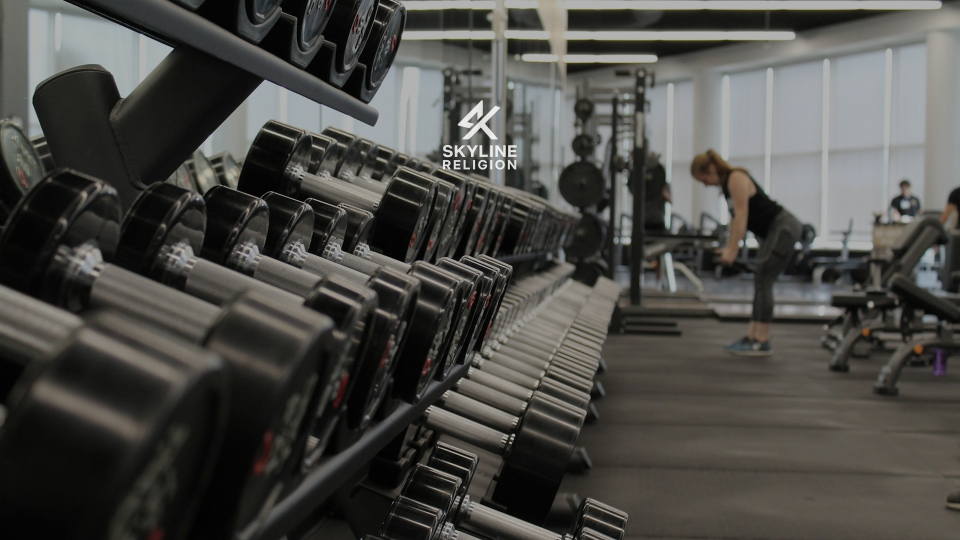
#> input picture assets/art/gym-art.jpg, 1920 x 1080 px, given in place of 03-black-hoodie-hanger-front.jpg, which was not available (shown at 1/2 size)
$ python deploy-hires-assets.py
#> lines starting #> are read from the running program, lines starting #| are printed output that depends on the picture
#!/usr/bin/env python3
"""
Deploy full-resolution assets from skyline-religion-30plus-separate-images
with zero-distortion 4:5 framing for cards and high-res banners for editorial sections.
"""

import os
from PIL import Image

PACK = '/Users/parthsingh/Documents/Omi/skyline-religion/assets/hires_pack/skyline-religion-30plus-separate-images'
BASE = '/Users/parthsingh/Documents/Omi/skyline-religion/assets'
PRODUCTS = os.path.join(BASE, 'products')
EDITORIAL = os.path.join(BASE, 'editorial')

os.makedirs(PRODUCTS, exist_ok=True)
os.makedirs(EDITORIAL, exist_ok=True)

def make_4_5(img_path, dest_path):
    im = Image.open(img_path).convert('RGB')
#> im is the input picture: PIL image 1920x1080 RGB; mean R, G, B 75.2, 74.5, 70.7
    w, h = im.size
#> w = 1920; h = 1080
    # Target 4:5 ratio (width / height = 0.8)
    current_ratio = w / h
#> current_ratio = 1.78
    if abs(current_ratio - 0.8) < 0.02:
        # Already 4:5
        cropped = im
    elif current_ratio > 0.8:
        # Too wide -> crop width symmetrically
        target_w = int(h * 0.8)
#> target_w = 864
        ox = (w - target_w) // 2
#> ox = 528
        cropped = im.crop((ox, 0, ox + target_w, h))
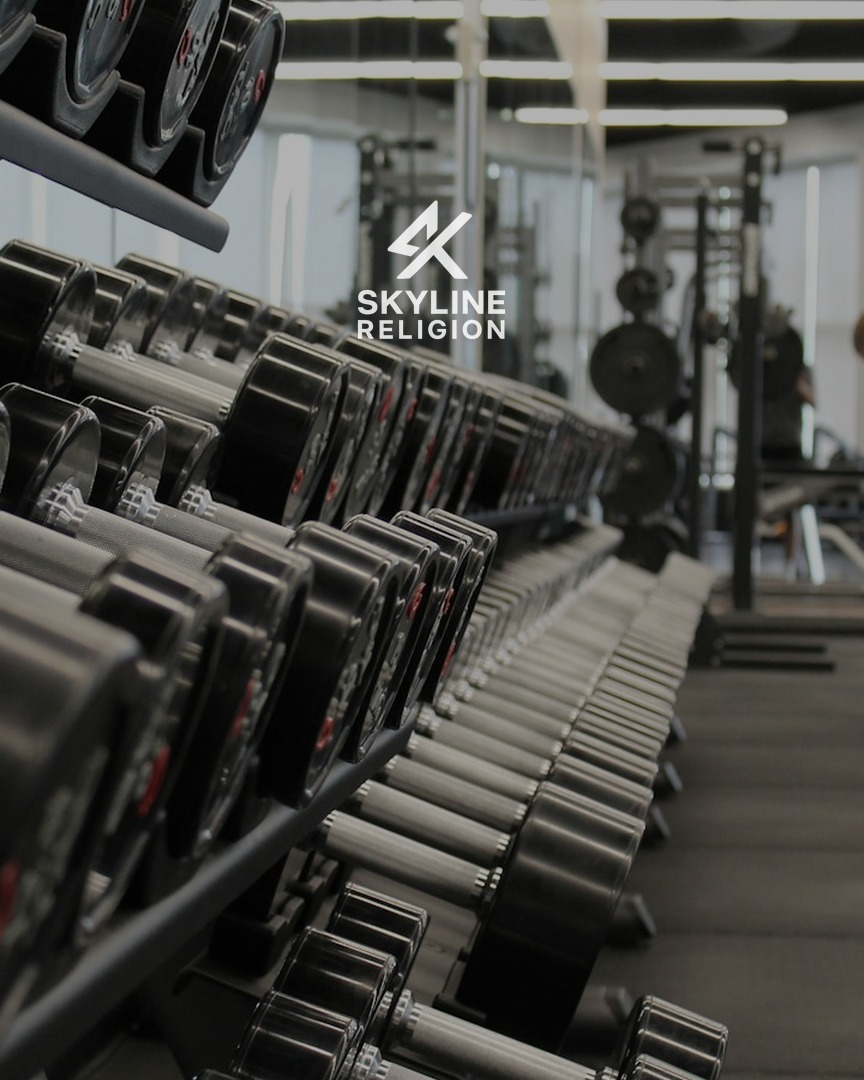
#> cropped: PIL image 864x1080 RGB; mean R, G, B 73, 72.4, 68.4
    else:
        # Too tall -> crop height from top/center
        target_h = int(w / 0.8)
        oy = (h - target_h) // 3 # slightly upper biased for models
        cropped = im.crop((0, oy, w, oy + target_h))

    # Resize to standard 1200x1500 for retina displays
    final = cropped.resize((1200, 1500), Image.Resampling.LANCZOS)
    final.save(dest_path, 'JPEG', quality=95, optimize=True)

def copy_wide(img_path, dest_path):
    im = Image.open(img_path).convert('RGB')
    im.save(dest_path, 'JPEG', quality=95, optimize=True)

# 1. Product Cards & Modal Angles (12 Products x 4 Unique Images = 48 completely distinct files)
products_map = {
    # sr-01: Skyline Arch Heavyweight Hoodie — Noir
    'sr-01-front.jpg': f'{PACK}/01_clothing_product/03-black-hoodie-hanger-front.jpg',
    'sr-01-hover.jpg': f'{PACK}/02_models_couples/21-couple-black-hoodies-skyline-portrait.png',
    'sr-01-back.jpg':  f'{PACK}/02_models_couples/10-black-hoodie-back-waterfront.jpg',
    'sr-01-detail.jpg': f'{PACK}/03_brand_logo_detail/14-woven-label-detail.jpg',

    # sr-02: Skyline Arch Heavyweight Hoodie — Alabaster Cream
    'sr-02-front.jpg': f'{PACK}/01_clothing_product/17-cream-hoodie-back-product.jpg',
    'sr-02-hover.jpg': f'{PACK}/02_models_couples/04-male-cream-hoodie-street.jpg',
    'sr-02-back.jpg':  f'{PACK}/02_models_couples/11-female-cream-hoodie-editorial.jpg',
    'sr-02-detail.jpg': f'{PACK}/02_models_couples/20-female-cream-hoodie-waterfront.jpg',

    # sr-03: Sacred Drape Boxy Minimal Tee — Bone
    'sr-03-front.jpg': f'{PACK}/01_clothing_product/19-cream-tee-hanger.jpg',
    'sr-03-hover.jpg': f'{PACK}/02_models_couples/13-couple-walking-black-cream.jpg',
    'sr-03-back.jpg':  f'{PACK}/02_models_couples/27-couple-pier-seated-black-cream.png',
    'sr-03-detail.jpg': f'{PACK}/03_brand_logo_detail/01-brand-skyline-watermark.jpg',

    # sr-04: Metropolitan Relaxed Evening Suit — Noir
    'sr-04-front.jpg': f'{PACK}/02_models_couples/07-couple-black-tailoring-night.jpg',
    'sr-04-hover.jpg': f'{PACK}/02_models_couples/30-couple-seated-waterfront-shopping-bag.png',
    'sr-04-back.jpg':  f'{PACK}/02_models_couples/28-couple-standing-waterfront-portrait.png',
    'sr-04-detail.jpg': f'{PACK}/03_brand_logo_detail/33-01-skyline-religion-logo-red-black.jpg',

    # sr-05: Structure Oversized City Blazer — Charcoal
    'sr-05-front.jpg': f'{PACK}/02_models_couples/26-couple-black-cream-hoodies-night.png',
    'sr-05-hover.jpg': f'{PACK}/02_models_couples/25-couple-black-hoodies-direct-flash.png',
    'sr-05-back.jpg':  f'{PACK}/02_models_couples/29-couple-standing-waterfront-blue-hour.png',
    'sr-05-detail.jpg': f'{PACK}/02_models_couples/23-couple-seated-waterfront-sunset.png',

    # sr-06: Empire Relaxed Pleated Trousers — Noir
    'sr-06-front.jpg': f'{PACK}/02_models_couples/31-couple-black-cream-dusk-portrait.png',
    'sr-06-hover.jpg': f'{PACK}/02_models_couples/02-couple-night-black-hoodies.jpg',
    'sr-06-back.jpg':  f'{PACK}/02_models_couples/22-couple-black-hoodies-waterfront-wide.png',
    'sr-06-detail.jpg': f'{PACK}/02_models_couples/24-couple-waterfront-rail-dusk.png',

    # sr-07: Kinetic Architectural Training Joggers
    'sr-07-front.jpg': f'{PACK}/01_clothing_product/12-black-joggers-product.jpg',
    'sr-07-hover.jpg': f'{PACK}/02_models_couples/16-male-black-tee-studio.jpg',
    'sr-07-back.jpg':  f'{PACK}/01_clothing_product/12-black-joggers-product.jpg',
    'sr-07-detail.jpg': f'{PACK}/03_brand_logo_detail/14-woven-label-detail.jpg',

    # sr-08: Skyline Selvedge Denim Trucker Jacket — Raw Black
    'sr-08-front.jpg': f'{PACK}/01_clothing_product/15-black-denim-jacket-product.jpg',
    'sr-08-hover.jpg': f'{PACK}/02_models_couples/18-couple-burgundy-black-night.jpg',
    'sr-08-back.jpg':  f'{PACK}/01_clothing_product/15-black-denim-jacket-product.jpg',
    'sr-08-detail.jpg': f'{PACK}/03_brand_logo_detail/14-woven-label-detail.jpg',

    # sr-09: Metropolitan Foundations Boxy Tee — Noir
    'sr-09-front.jpg': f'{PACK}/01_clothing_product/06-black-tee-hanger.jpg',
    'sr-09-hover.jpg': f'{PACK}/02_models_couples/05-female-black-crop-tee-subway.jpg',
    'sr-09-back.jpg':  f'{PACK}/01_clothing_product/06-black-tee-hanger.jpg',
    'sr-09-detail.jpg': f'{PACK}/03_brand_logo_detail/14-woven-label-detail.jpg',

    # sr-10: Skyline Spire Structured Studio Cap
    'sr-10-front.jpg': f'{PACK}/01_clothing_product/08-black-cap-product.jpg',
    'sr-10-hover.jpg': f'{PACK}/02_models_couples/25-couple-black-hoodies-direct-flash.png',
    'sr-10-back.jpg':  f'{PACK}/01_clothing_product/08-black-cap-product.jpg',
    'sr-10-detail.jpg': f'{PACK}/03_brand_logo_detail/32-02-skyline-religion-logo-red-transparent.png',

    # sr-11: Nocturne Burgundy Heavyweight Hoodie
    'sr-11-front.jpg': f'{PACK}/02_models_couples/18-couple-burgundy-black-night.jpg',
    'sr-11-hover.jpg': f'{PACK}/02_models_couples/26-couple-black-cream-hoodies-night.png',
    'sr-11-back.jpg':  f'{PACK}/02_models_couples/18-couple-burgundy-black-night.jpg',
    'sr-11-detail.jpg': f'{PACK}/03_brand_logo_detail/14-woven-label-detail.jpg',

    # sr-12: Studio Atelier Tri-Color Capsule Collection
    'sr-12-front.jpg': f'{PACK}/01_clothing_product/09-hoodie-rack-black-cream-burgundy.jpg',
    'sr-12-hover.jpg': f'{PACK}/02_models_couples/28-couple-standing-waterfront-portrait.png',
    'sr-12-back.jpg':  f'{PACK}/01_clothing_product/09-hoodie-rack-black-cream-burgundy.jpg',
    'sr-12-detail.jpg': f'{PACK}/03_brand_logo_detail/14-woven-label-detail.jpg'
}

for dest, src in products_map.items():
    dest_path = os.path.join(PRODUCTS, dest)
    make_4_5(src, dest_path)
    print(f'Processed Product Card Image: {dest}')
#> pass 2 of the loop `for dest, src in products_map.items():`:
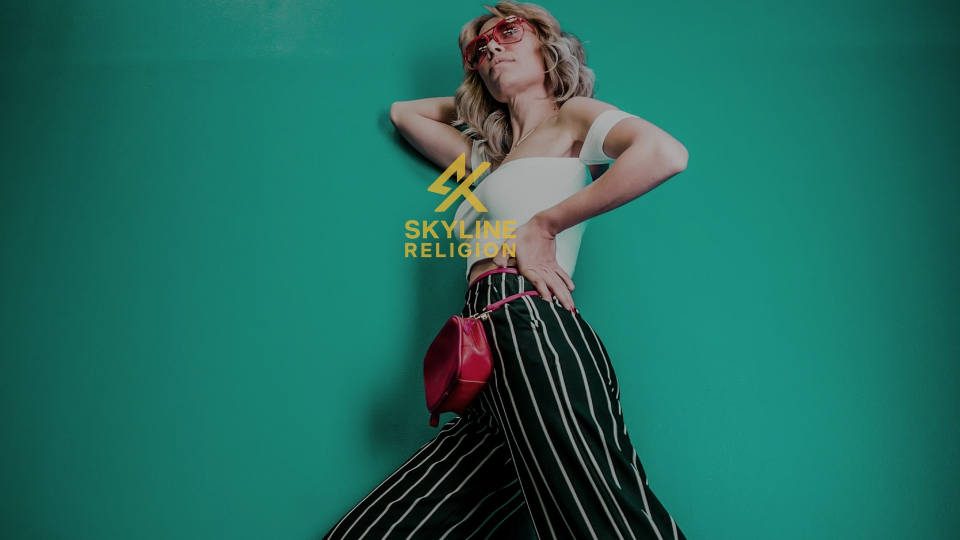
#> input picture assets/art/hero-flagship.jpg, 1920 x 1080 px, given in place of 21-couple-black-hoodies-skyline-portrait.png, which was not available (shown at 1/2 size)
#> in make_4_5, im is the input picture: PIL image 1920x1080 RGB; mean R, G, B 32.3, 107.9, 96
#> in make_4_5 (call 2), `cropped = im.crop((ox, 0, ox + target_w, h))`:
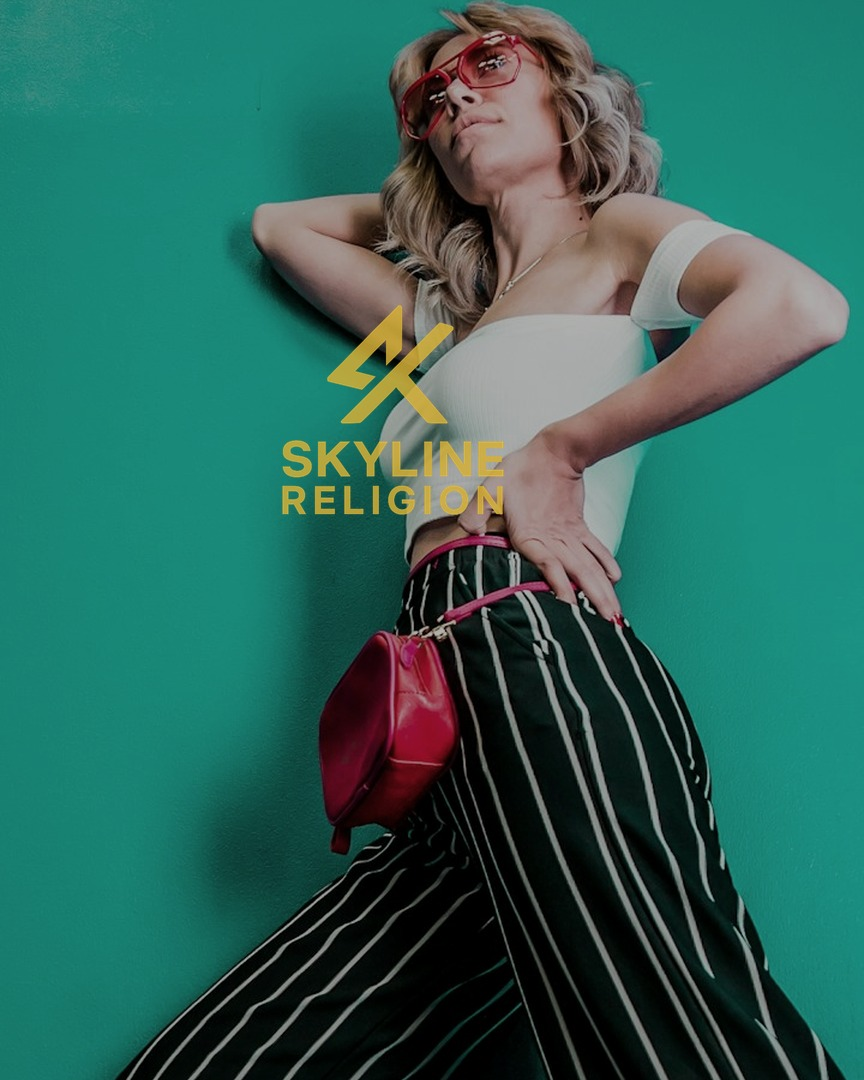
#> cropped: PIL image 864x1080 RGB; mean R, G, B 46.3, 101.7, 90.9
#> (the run stopped early here; a loop or call above may not have finished)
